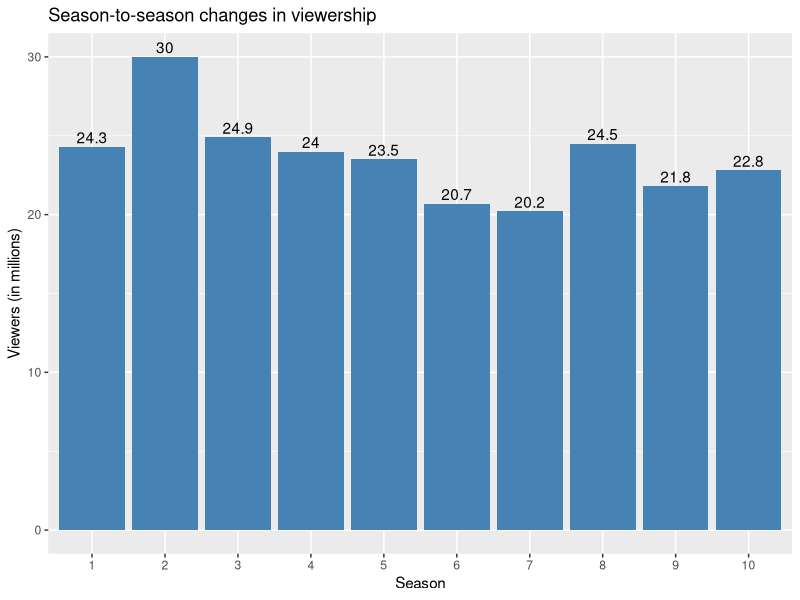

Write R code to recreate this figure.
## ---- chunk 1
knitr::opts_chunk$set(echo = TRUE)
## ---- chunk 2
library(ggplot2)
## ---- chunk 3
views <- data.frame(Season = 1:10,
                    Viewers = c(24.3, 30.0, 24.9, 24, 23.5, 20.7, 20.2, 24.5, 21.8, 22.8))

ggplot(views, aes(x = as.factor(Season), y = Viewers)) +
  geom_col(position = "dodge", 
           fill = "steelblue") + 
  geom_text(aes(label = Viewers), 
            position = position_dodge(width = 0.9),
            vjust = -0.3) +
  labs(x = "Season",
       y = "Viewers (in millions)",
       title = "Season-to-season changes in viewership")

